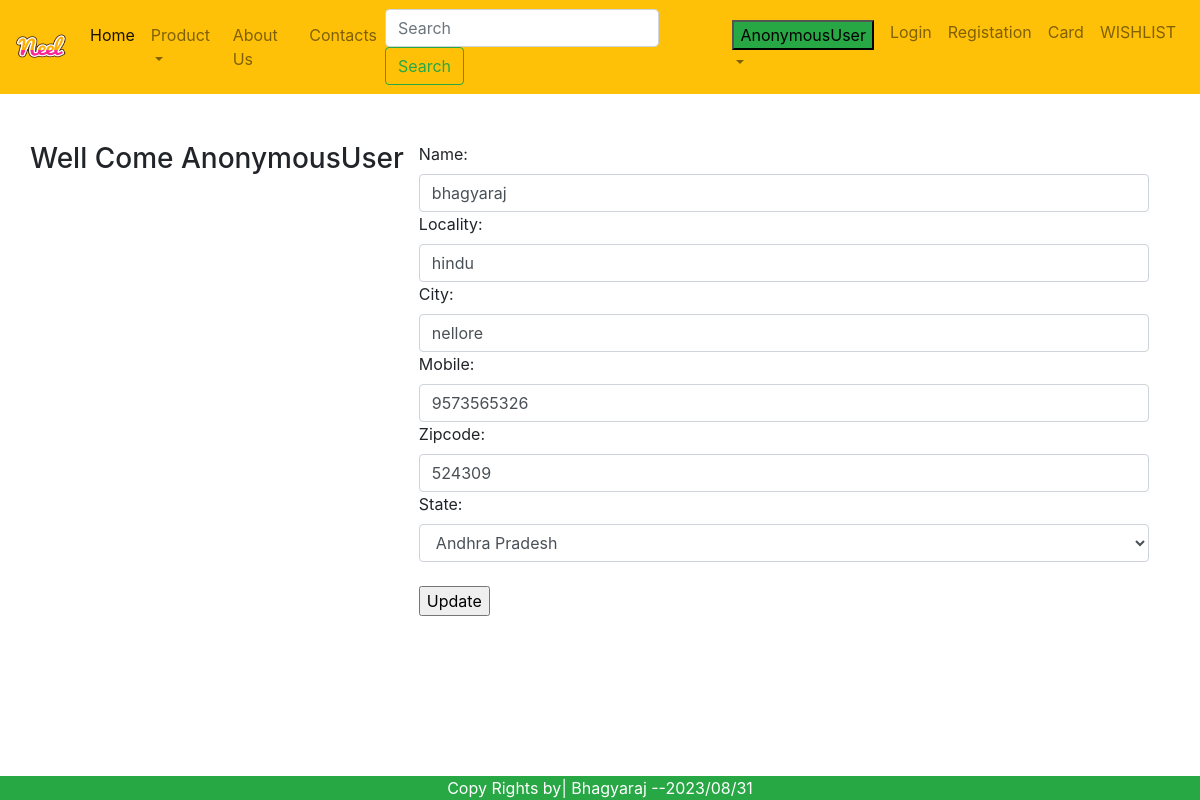
Page /updateaddress/1/ on the committed database.
### app/models.py (models this page shows)
class Customer(models.Model):
    user=models.ForeignKey(User,on_delete=models.CASCADE)
    name=models.CharField(max_length=100)
    locality=models.CharField(max_length=50)
    city=models.CharField(max_length=70)
    mobile=models.IntegerField()
    zipcode=models.IntegerField()
    state=models.CharField(choices=STATE_CHOICES,max_length=100)

### app/views.py (the view, shortened to what this page needs)
# urls.py: path("updateaddress/<int:pk>/",Updateaddress.as_view(),name="updateaddress"),
class Updateaddress(View):
    def get(self,request,pk):
        add=Customer.objects.get(pk=pk)
        form=CustomerProfileForm(instance=add)
        return render(request,"updateaddress.html",locals())

### app/forms.py
class CustomerProfileForm(forms.ModelForm):
    class Meta:
        model=Customer
        fields=["name","locality","city","mobile","zipcode","state"]
        widgets={
            "name":forms.TextInput(attrs={"class":"form-control"}),
            "locality":forms.TextInput(attrs={"class":"form-control"}),
            "city":forms.TextInput(attrs={"class":"form-control"}),
            "mobile":forms.NumberInput(attrs={"class":"form-control"}),
            "zipcode":forms.NumberInput(attrs={"class":"form-control"}),
            "state":forms.Select(attrs={"class":"form-control"})
        }

### template/updateaddress.html (shortened to what this page needs)
{% extends './base.html' %}
{% load static %}
{% block main-content %}
<div class="container my-5">
    <div class="row">
        <h3>Well Come <span class="text-capitalize">{{request.user}}</span></h3>
        <div class="col-md-8 offest-sm-1">
            <form action="" method="post">
                {% for fm in form %}
                    {{fm.label_tag}}{{fm}} <small>{{fm.errors}}</small>
                {% endfor %}
                <br>
                <input type="submit" value="Update">
            </form>
        </div>
    </div>
</div>
{% endblock main-content %}

### rows in the picture
Customer: form "bhagyaraj" "hindu" "nellore" "9573565326" "524309" "Andhra Pradesh"

### other values in the picture
{{ request.user }} "AnonymousUser"
{{ fm.label_tag }} "Name:" "Locality:" "City:" "Mobile:" "Zipcode:" "State:"
